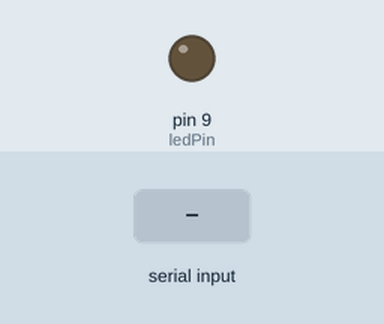
Simulated run of this sketch. Board: Arduino Uno, built with avr-gcc and run on an emulated ATmega328P. On the bench: output pins drawn as LEDs (lit = HIGH). The inputs (shaded band) are chosen by the test bench.

Above: at 1.2 s.
1.3 s: "1" received over Serial
At 2.2 s:
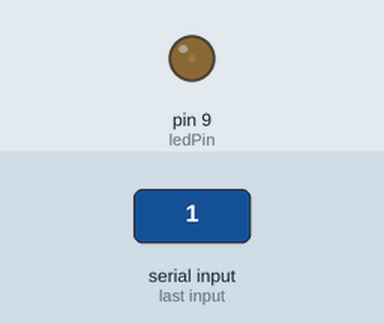
2.8 s: "5" received over Serial
At 3.3 s:
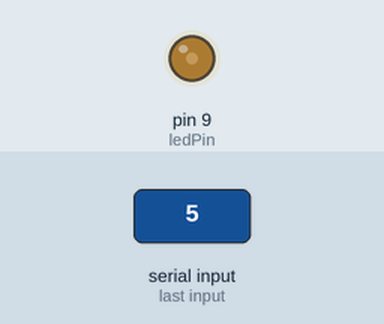
4.3 s: "8" received over Serial
At 5.7 s:
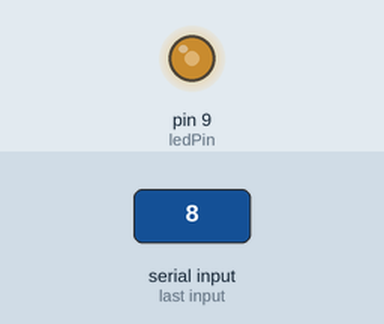
Timing chart, 0 to 7.3 s (numbered marks = the images above; inputs shaded):
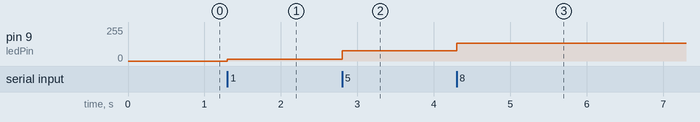

The sketch:

freq_brightness.ino
```cpp
int ledPin = 9;// LED connected to digital pin 9;
int fadeValue;

void setup()  {
    pinMode(ledPin, OUTPUT);
    Serial.begin(9600);
}

void loop()  {
     if (Serial.available()) {
        char serialListener = Serial.read();
        if (serialListener == '0'){
            analogWrite(ledPin, 0);
        }
        else if(serialListener == '1'){
            analogWrite(ledPin, 15);
        }
        else if(serialListener == '2'){
            analogWrite(ledPin, 31);
        }
        else if(serialListener == '3'){
            analogWrite(ledPin, 46);
        }
        else if(serialListener == '4'){
            analogWrite(ledPin, 61);
        }
        else if(serialListener == '5'){
            analogWrite(ledPin, 76);
        }
        else if(serialListener == '6'){
            analogWrite(ledPin, 91);
        }
        else if(serialListener == '7'){
            analogWrite(ledPin, 106);
        }
        else if(serialListener == '8'){
            analogWrite(ledPin, 135);
        }
        else if(serialListener == '9'){
            analogWrite(ledPin, 165 );
        }
        else if(serialListener == '10'){
            analogWrite(ledPin, 195);
        }
        else if(serialListener == '11'){
            analogWrite(ledPin, 210);
        }
        else if(serialListener == '12'){
            analogWrite(ledPin, 225);
        }
        else if(serialListener == '13'){
            analogWrite(ledPin, 240);
        }
        else if(serialListener == '14'){
            analogWrite(ledPin, 255);
        }

    }

}
```

Measured:
- after the input at 1.3 s, pin 9 (ledPin): 0/255 → 15/255 at once
- after the input at 2.8 s, pin 9 (ledPin): 15/255 → 76/255 at once
- after the input at 4.3 s, pin 9 (ledPin): 76/255 → 135/255 at once
